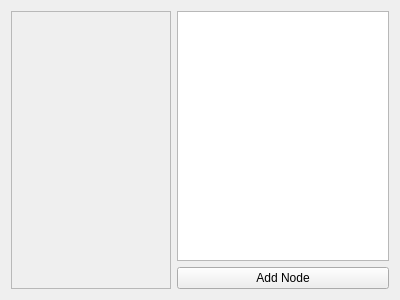
<?xml version="1.0" encoding="UTF-8"?>
<ui version="4.0">
 <class>Widget</class>
 <widget class="QWidget" name="Widget">
  <property name="geometry">
   <rect>
    <x>0</x>
    <y>0</y>
    <width>400</width>
    <height>300</height>
   </rect>
  </property>
  <property name="windowTitle">
   <string>Widget</string>
  </property>
  <layout class="QHBoxLayout" name="horizontalLayout">
   <item>
    <widget class="QScrollArea" name="scrollArea">
     <property name="minimumSize">
      <size>
       <width>160</width>
       <height>0</height>
      </size>
     </property>
     <property name="widgetResizable">
      <bool>true</bool>
     </property>
     <widget class="QWidget" name="scrollAreaWidgetContents">
      <property name="geometry">
       <rect>
        <x>0</x>
        <y>0</y>
        <width>158</width>
        <height>280</height>
       </rect>
      </property>
     </widget>
    </widget>
   </item>
   <item>
    <layout class="QVBoxLayout" name="verticalLayout">
     <item>
      <widget class="QTreeView" name="treeView"/>
     </item>
     <item>
      <widget class="QPushButton" name="pushButton">
       <property name="text">
        <string>Add Node</string>
       </property>
      </widget>
     </item>
    </layout>
   </item>
  </layout>
 </widget>
 <layoutdefault spacing="6" margin="11"/>
 <resources/>
 <connections/>
</ui>
